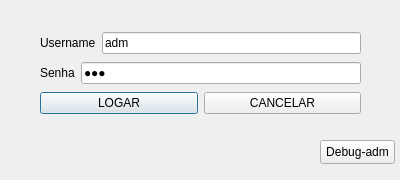
<?xml version="1.0" encoding="UTF-8"?>
<ui version="4.0">
 <class>login</class>
 <widget class="QDialog" name="login">
  <property name="geometry">
   <rect>
    <x>0</x>
    <y>0</y>
    <width>400</width>
    <height>180</height>
   </rect>
  </property>
  <property name="windowTitle">
   <string>Dialog</string>
  </property>
  <widget class="QWidget" name="layoutWidget">
   <property name="geometry">
    <rect>
     <x>40</x>
     <y>30</y>
     <width>321</width>
     <height>88</height>
    </rect>
   </property>
   <layout class="QVBoxLayout" name="verticalLayout">
    <item>
     <layout class="QHBoxLayout" name="horizontalLayout">
      <item>
       <widget class="QLabel" name="label">
        <property name="text">
         <string>Username</string>
        </property>
       </widget>
      </item>
      <item>
       <widget class="QLineEdit" name="txt_username">
        <property name="text">
         <string>adm</string>
        </property>
       </widget>
      </item>
     </layout>
    </item>
    <item>
     <layout class="QHBoxLayout" name="horizontalLayout_2">
      <item>
       <widget class="QLabel" name="label_2">
        <property name="text">
         <string>Senha</string>
        </property>
       </widget>
      </item>
      <item>
       <widget class="QLineEdit" name="txt_senha">
        <property name="text">
         <string>123</string>
        </property>
        <property name="echoMode">
         <enum>QLineEdit::Password</enum>
        </property>
       </widget>
      </item>
     </layout>
    </item>
    <item>
     <layout class="QHBoxLayout" name="horizontalLayout_3">
      <item>
       <widget class="QPushButton" name="btn_logar">
        <property name="text">
         <string>LOGAR</string>
        </property>
       </widget>
      </item>
      <item>
       <widget class="QPushButton" name="btn_cancelar">
        <property name="text">
         <string>CANCELAR</string>
        </property>
       </widget>
      </item>
     </layout>
    </item>
   </layout>
  </widget>
  <widget class="QPushButton" name="btn_debug">
   <property name="geometry">
    <rect>
     <x>320</x>
     <y>140</y>
     <width>75</width>
     <height>24</height>
    </rect>
   </property>
   <property name="text">
    <string>Debug-adm</string>
   </property>
  </widget>
 </widget>
 <resources/>
 <connections/>
</ui>
